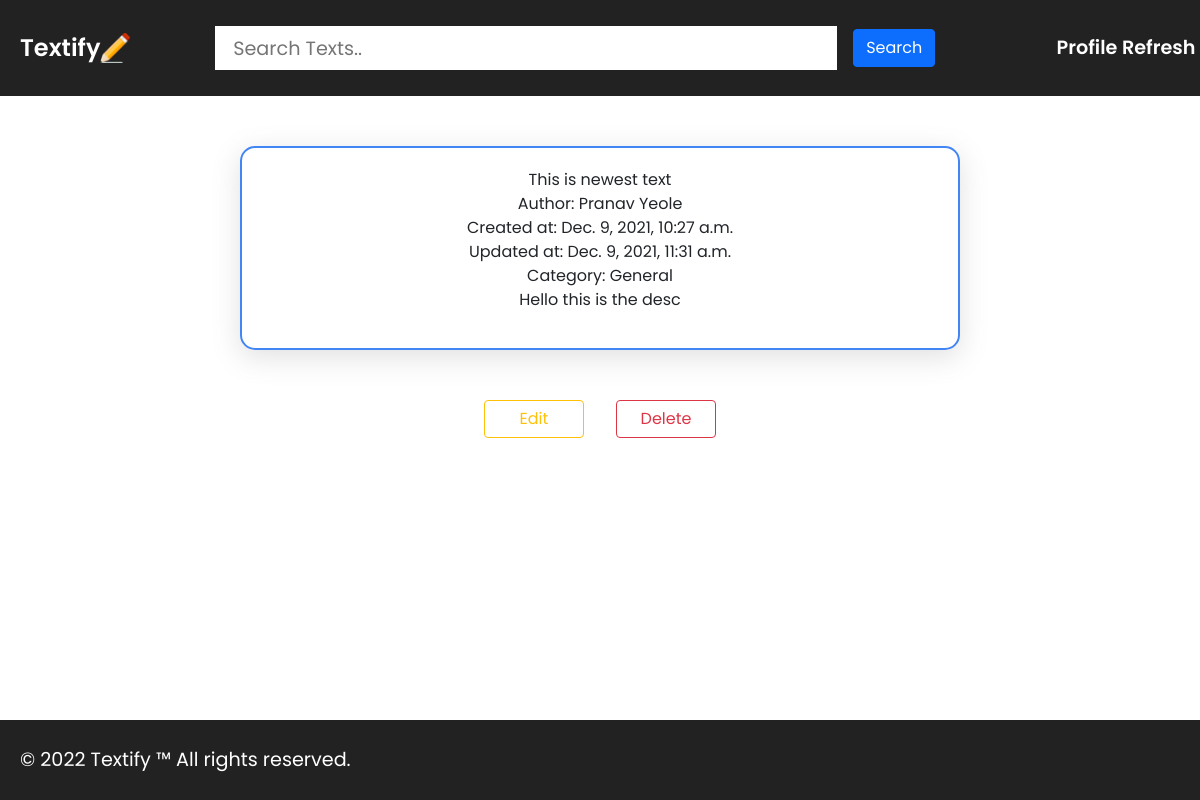
Screenshot of /text/6 with the database file from the repository.
### textifyapi/models.py (models this page shows, shortened)
class Text(models.Model):
    TEXT_CATEGORY = [
        ("gn", "General"),
        ("rm", "Reminder"),
        ("th", "Thought"),
        ("qt", "Quote"),
        ("nt", "Note")
    ]
    TEXT_SEVERITY = [
        ("l", "low"),
        ("m", "moderate"),
        ("h", "high")
    ]
    title = models.CharField(max_length=100, null=True, blank=True)
    content = RichTextField(null=True, blank=True)
    image = models.ImageField(upload_to="images/", blank=True, null=True)
    category = models.CharField(max_length=2, choices=TEXT_CATEGORY, default="gn")
    severity = models.CharField(max_length=1, choices=TEXT_SEVERITY, null=True, blank=True)
    pinned = models.BooleanField(default=False)
    created_at = models.DateTimeField(auto_now_add=True)
    updated_at = models.DateTimeField(auto_now=True)
    user = models.ForeignKey(User, on_delete=models.CASCADE)
    class Meta:
        ordering = ["-created_at"]

class User(models.Model):
    GENDER_CHOICE = [
        ("m", "Male"),
        ("f", "Female"),
        ("o", "Other")
    ]
    name = models.CharField(max_length=50)
    age = models.IntegerField(validators=[MinValueValidator(1), MaxValueValidator(100)])
    gender = models.CharField(max_length=1 ,choices=GENDER_CHOICE)
    email = models.EmailField()
    username = models.CharField(max_length=10)
    password = models.CharField(max_length=10)
    profile_pic = models.ImageField(null=True, blank=True, upload_to="php/")

### textifyapi/views.py (the view)
# urls.py: path('text/<pk>', views.TextDetailView.as_view(), name="textdetail" ),
class TextDetailView(DetailView):
    model = Text
    template_name = "textifyapi/textdetail.html"

### textifyapi/templates/textifyapi/textdetail.html
{% extends 'textifyapi/base.html' %}
{% load static %}
{% block head %}
<link rel="stylesheet" href="{% static 'textifyapi/textdetail.css' %}" type="text/css">
{% endblock head %}
{% block content %}
    <div id="single_text">
        <span>{{object.title}}</span>
        <span>Author: {{object.user.name}}</span>
        <span>Created at: {{object.created_at}}</span>
        <span>Updated at: {{object.updated_at}}</span>
        <span>Category: {{object.get_category_display}}</span>
        <span>{{object.content|safe}}</span>
    </div>
    <div id="options">
        <a href="{% url 'textupdate' object.pk %}"><button type="button" class="btn btn-outline-warning mx-3">Edit</button></a>
        <a href="{% url 'textdelete' object.pk %}"><button type="button" class="btn btn-outline-danger mx-3">Delete</button></a>
    </div>
{% endblock content %}

### textifyapi/static/textifyapi/base.css (style rules this page uses)
* { margin: 0; padding: 0; font-family: 'Poppins', sans-serif; scroll-behavior: smooth; }
body { position: relative; min-height: 100vh; }

### textifyapi/static/textifyapi/textdetail.css (style rules this page uses)
#single_text { display: flex; flex-direction: column; align-items: center; justify-content: space-evenly; width: 60vw; padding: 20px; margin: 50px auto; border-radius: 15px; border: 2px solid #4285F4; box-shadow: rgba(100, 100, 111, 0.2) 0px 7px 29px 0px; }
#options { display: flex; align-items: center; justify-content: center; margin: 20px 0; }
#options button { width: 100px; }

### rows the page displays
Text: title "This is newest text", user.name "Pranav Yeole", created_at "Dec. 9, 2021, 10:27 a.m.", updated_at "Dec. 9, 2021, 11:31 a.m.", category "General", content "Hello this is the desc"
